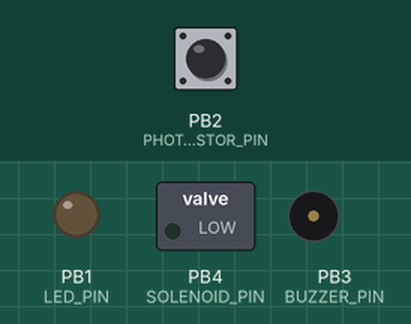
Simulated run of this sketch. Board: ATtiny85, built with avr-gcc and run on an emulated ATtiny85. Parts: switched loads named in the sketch (green lamp = pin HIGH), output pins drawn as LEDs (lit = HIGH), buzzer (waves = sounding, pin HIGH). The inputs (shaded band) are chosen by the test bench; at power-on: PB2 (PHOTOTRANSISTOR_PIN) HIGH.

Above: at 1.2 s.
1.3 s: PB2 (PHOTOTRANSISTOR_PIN) pulled LOW for 0.15 s
At 1.59 s:
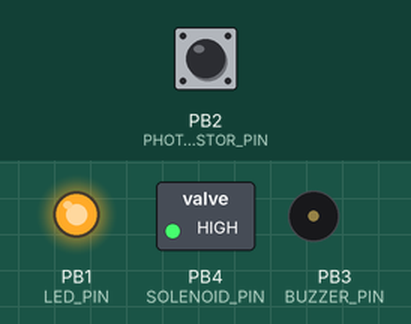
At 3.0 s:
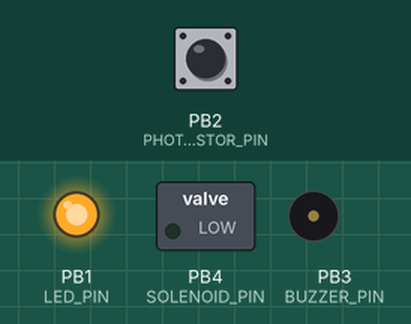
Timing chart, 0 to 33.1 s (numbered marks = the images above; inputs shaded):
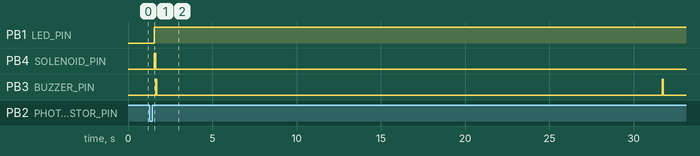

The sketch:

MouseTrap.ino
```cpp
#include <Bounce2.h>

// Targeted at ATTiny85
// Use https://github.com/SpenceKonde/ATTinyCore board package
// ATTiny85 chip is 1Mhz by default

#define LED_PIN 1
#define PHOTOTRANSISTOR_PIN 2
#define BUZZER_PIN 3
#define SOLENOID_PIN 4

Bounce debouncer = Bounce();

void setup() {
  pinMode(SOLENOID_PIN, OUTPUT);
  pinMode(LED_PIN, OUTPUT);
  pinMode(PHOTOTRANSISTOR_PIN, INPUT_PULLUP);
  pinMode(BUZZER_PIN, OUTPUT);

  debouncer.attach(PHOTOTRANSISTOR_PIN);
  debouncer.interval(100);
}

void loop() {
  debouncer.update();

  if (debouncer.rose())
  {
    digitalWrite(LED_PIN, HIGH);
    digitalWrite(SOLENOID_PIN, HIGH);
    delay(100);
    digitalWrite(SOLENOID_PIN, LOW);

    while (true)
    {
      digitalWrite(BUZZER_PIN, HIGH);
      delay(50);
      digitalWrite(BUZZER_PIN, LOW);
      delay(30000);
    }
  }
}
```

Measured:
- after the input at 1.3 s, PB1 (LED_PIN): LOW → HIGH after 0.25 s; PB4 (SOLENOID_PIN): LOW → HIGH after 0.25 s, → LOW 0.10 s later; PB3 (BUZZER_PIN): alternates HIGH for 0.05 s and LOW for 30.0 s, starting after 0.35 s
